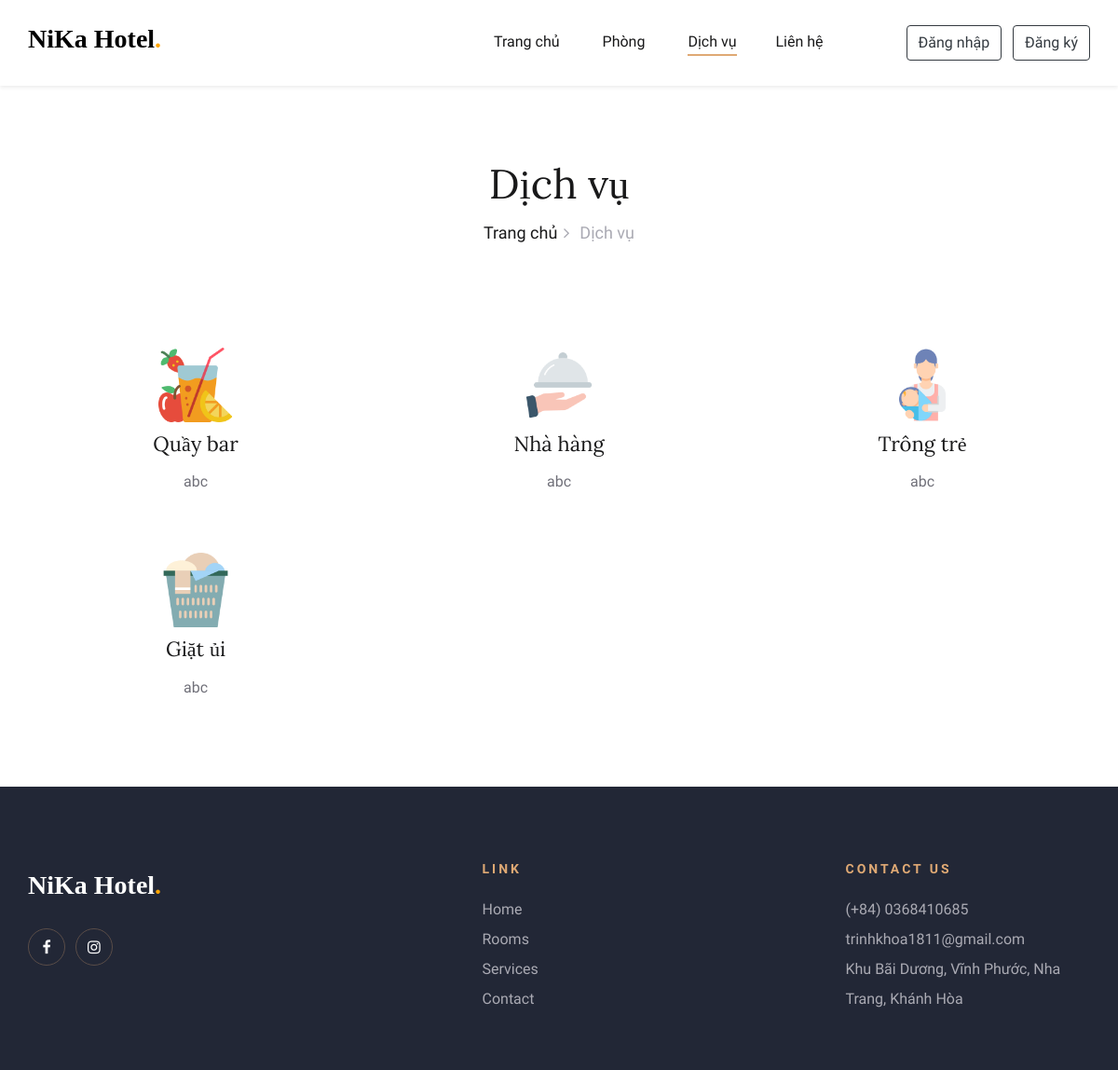
The page /HotelBookingWeb/services.php on the database its author committed.
### tables this page shows
CREATE TABLE `dichvu` (
  `ma_dichvu` int(11) NOT NULL,
  `ten_dichvu` varchar(100) NOT NULL,
  `anh_dichvu` varchar(50) NOT NULL,
  `mo_ta` varchar(200) NOT NULL
);

### HotelBookingWeb/Admin/Inc/connect_db.php (called while the page is built, shortened)
<?php
    function selectAll($table)
    {
        $conn = $GLOBALS['conn'];
        $result = mysqli_query($conn, "SELECT * FROM $table");
        return $result;
    }
?>

### HotelBookingWeb/services.php (the view, shortened to what this page needs)
<!DOCTYPE html>
<html lang="zxx">
<head>
    <?php require ('Inc/links.php')?>
</head>
<body>
    <?php
        require ('Inc/header.php');
    ?>
    <section class="services-section spad">
        <div class="container">
            <div class="breadcrumb-section">
                <div class="container">
                    <div class="row">
                        <div class="col-lg-12">
                            <div class="breadcrumb-text">
                                <h2>Dịch vụ</h2>
                                <div class="bt-option">
                                    <a href="index.php">Trang chủ</a>
                                    <span>Dịch vụ</span>
                                </div>
                            </div>
                        </div>
                    </div>
                </div>
            </div>
            <div class="row">
                <?php
                    $result = selectAll('dichvu');
                    $path = SERVICES_IMG_PATH;
                    while ($row = mysqli_fetch_assoc($result)) {
                        echo "<div class='col-lg-4 col-sm-6'>
                                <div class='service-item'>
                                    <img src='$path{$row['anh_dichvu']}' width='80px'>
                                    <h4>{$row['ten_dichvu']}</h4>
                                    <p>{$row['mo_ta']}</p>
                                </div>
                            </div>";
                    }
                ?>
            </div>
        </div>
    </section>
    <?php require ('Inc/footer.php')?>
</body>
</html>

### HotelBookingWeb/Public/css/style.css (style rules this page uses)
html, body { height: 100%; font-family: "Cabin", sans-serif; -webkit-font-smoothing: antialiased; font-smoothing: antialiased; }
h1, h2, h3, h4, h5, h6 { margin: 0; color: #111111; font-weight: 400; font-family: "Lora", serif; }
h2 { font-size: 36px; }
h4 { font-size: 24px; }
p { font-size: 16px; font-family: "Cabin", sans-serif; color: #6b6b6b; font-weight: 400; line-height: 26px; margin: 0 0 15px 0; }
img { max-width: 100%; }
.spad { padding-top: 100px; padding-bottom: 100px; }
.services-section { padding-bottom: 60px; border-top: 1px solid #e5e5e5; }
.service-item { text-align: center; padding: 30px 35px 18px; -webkit-transition: all 0.3s; -o-transition: all 0.3s; transition: all 0.3s; }
.service-item h4 { color: #19191a; font-size: 22px; margin-bottom: 15px; margin-top: 10px; -webkit-transition: all 0.3s; -o-transition: all 0.3s; transition: all 0.3s; }
.service-item p { color: #707079; -webkit-transition: all 0.3s; -o-transition: all 0.3s; transition: all 0.3s; }
.breadcrumb-section { padding-top: 70px; padding-bottom: 80px; }
.breadcrumb-text { text-align: center; }
.breadcrumb-text h2 { font-size: 44px; color: #19191a; margin-bottom: 12px; }
.breadcrumb-text .bt-option a { display: inline-block; font-size: 18px; color: #19191a; margin-right: 20px; position: relative; font-weight: 500; }
.breadcrumb-text .bt-option a:after { position: absolute; right: -13px; top: 1px; content: ""; font-size: 18px; font-family: "FontAwesome"; color: #aaaab3; }
.breadcrumb-text .bt-option span { display: inline-block; font-size: 18px; color: #aaaab3; }
@media only screen and (min-width: 1200px) { .container { max-width: 1170px; } }

### rows shown on the page
dichvu: anh_dichvu (picture), ten_dichvu "Quầy bar", mo_ta "abc"
dichvu: anh_dichvu (picture), ten_dichvu "Nhà hàng", mo_ta "abc"
dichvu: anh_dichvu (picture), ten_dichvu "Trông trẻ", mo_ta "abc"
dichvu: anh_dichvu (picture), ten_dichvu "Giặt ủi", mo_ta "abc"
